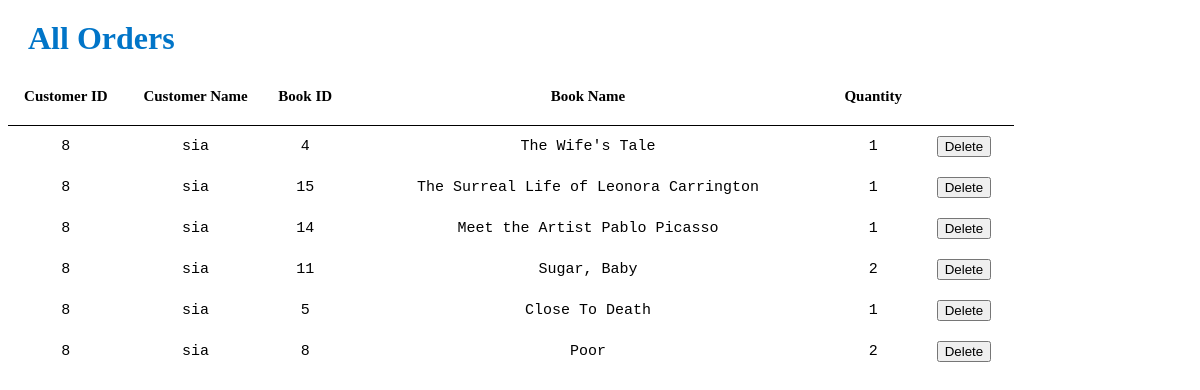
Screenshot of /admin/order/index.php with the database file from the repository.
### tables this page shows
CREATE TABLE `bookorder` (
  `id` int(10) NOT NULL,
  `user_id` int(10) NOT NULL,
  `book_id` int(10) NOT NULL,
  `quantity` varchar(10) NOT NULL
);

CREATE TABLE `user` (
  `id` int(11) NOT NULL,
  `username` varchar(30) NOT NULL,
  `password` varchar(32) NOT NULL,
  `email` varchar(255) NOT NULL,
  `address` varchar(255) NOT NULL,
  `isadmin` tinyint(1) NOT NULL
);

CREATE TABLE `product` (
  `id` int(10) NOT NULL,
  `category` varchar(255) NOT NULL,
  `title` varchar(255) NOT NULL,
  `author` varchar(255) NOT NULL,
  `price` varchar(255) NOT NULL,
  `quantity` varchar(30) NOT NULL,
  `img_path` varchar(255) NOT NULL
);

### admin/order/index.php (the view, shortened to what this page needs)
<?php
require('../../model/config.php');
$query = 'SELECT bookorder.id, user.id as user_id, user.username, product.id as book_id, product.title, bookorder.quantity FROM bookorder
          JOIN user ON bookorder.user_id = user.id
          JOIN product ON bookorder.book_id = product.id;';
$statement = $db->prepare($query);
$statement->execute();
$orders = $statement->fetchAll();
?>
<!doctype html>
<html lang="en">
<head>
    <link rel="stylesheet" href="../../style.css">
</head>
<body>
<h1 class="cms-header">All Orders</h2>
<section>
<div class="cms-main">
<div class="cms-table">
<table>
        <tr>
            <th>Customer ID</th>
            <th>Customer Name</th>
            <th>Book ID</th>
            <th>Book Name</th>
            <th>Quantity</th>
            <th>&nbsp;</th>
        </tr>
        <?php foreach ($orders as $order) : ?>
            <tr>
                <td><?php echo $order['user_id']; ?></td>
                <td><?php echo $order['username']; ?></td>
                <td><?php echo $order['book_id']; ?></td>
                <td><?php echo $order['title']; ?></td>
                <td><?php echo $order['quantity']; ?></td>
                <td><form action="order_delete.php" method="post">
                        <input type="submit" value="Delete">
                    </form></td>
            </tr>
        <?php endforeach; ?>
    </table>
</div>
</div>
</section>
</body>
</html>

### style.css (style rules this page uses)
* { box-sizing: border-box; margin-top: 0px; margin-bottom: 0px; }
table { margin-top: 30px; font-size: 20px; }
::placeholder { color: white; }
.cms-main { width: 100%; }
.cms-table table { text-align: center; border-collapse: collapse; width: 85%; }
.cms-table table th { border: none; border-bottom: 1px solid #000; padding-bottom: 20px; font-size: 15px; }
.cms-table table td { padding: 10px; font-size: 15px; font-family: 'Courier New', Courier, monospace; }
.cms-header { padding-top: 20px; padding-left: 20px; color:#0175c8; font-family: Georgia, 'Times New Roman', Times, serif;; }

### rows the page displays
bookorder: user "8", user.username "sia", book "4", book.title "The Wife's Tale", quantity "1"
bookorder: user "8", user.username "sia", book "15", book.title "The Surreal Life of Leonora Carrington", quantity "1"
bookorder: user "8", user.username "sia", book "14", book.title "Meet the Artist Pablo Picasso", quantity "1"
bookorder: user "8", user.username "sia", book "11", book.title "Sugar, Baby", quantity "2"
bookorder: user "8", user.username "sia", book "5", book.title "Close To Death", quantity "1"
bookorder: user "8", user.username "sia", book "8", book.title "Poor", quantity "2"
